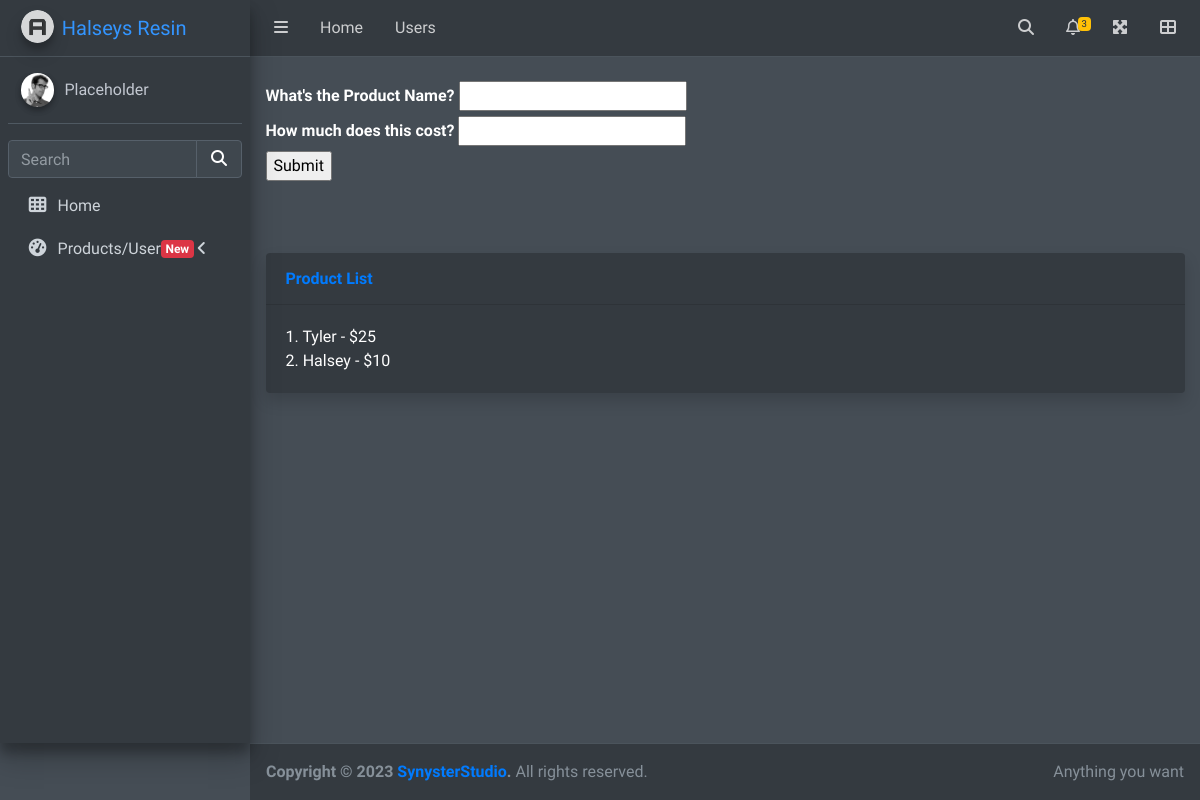
The app's page /products/add, older data.
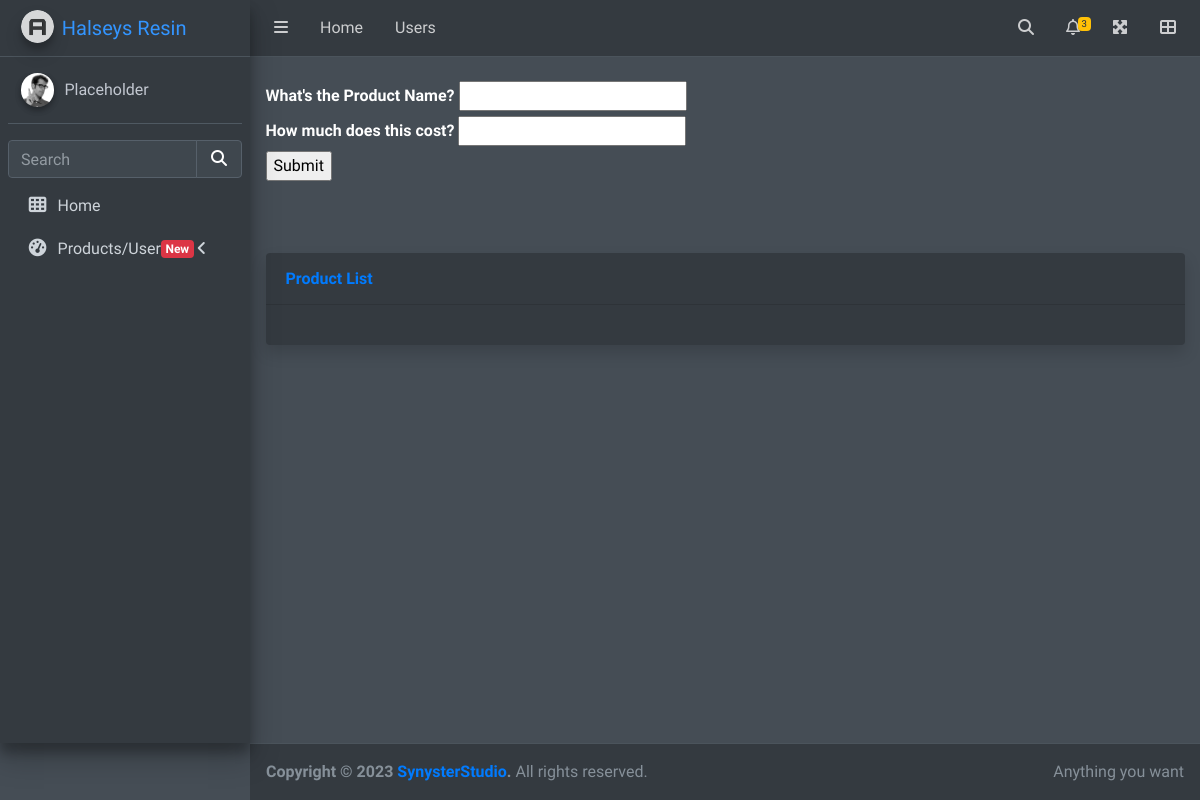
The same page, newer data.
### __init__.py (models this page shows, shortened)
class Products(db.Model):
    id = db.Column(db.Integer, primary_key=True)
    name = db.Column(db.String(20), nullable=False, unique=True)
    price = db.Column(db.String(10))
    date_added = db.Column(db.DateTime, default=datetime.utcnow)

### __init__.py (the view, shortened to what this page needs)
@app.route('/products/add', methods=['GET', 'POST'])
def AddProduct():
    name = None
    price = None
    form = ProductForm()
    our_products = Products.query.order_by(Products.date_added)
    return render_template("test/add_product.html", form = form, name=name,our_products=our_products, price=price)

### __init__.py
class ProductForm(FlaskForm):
    name = StringField("What's the Product Name?", validators=[DataRequired()])
    price = StringField("How much does this cost?", validators=[DataRequired()])
    submit = SubmitField("Submit")

### templates/test/add_product.html (shortened to what this page needs)
{% extends 'layout.html' %}
{% block content %}
<div class="">
    <br/>
    <form method="POST">
        {{ form.name.label }}
        {{ form.name }}
        <br/>
        {{ form.price.label }}
        {{ form.price }}
        <br/>
        {{ form.submit() }}
    </form>
    <br/><br/><br/>
    <div class="card shadow mb-4">
      <div class="card-header py-3">
          <h6 class="m-0 font-weight-bold text-primary">Product List</h6>
      </div>
      <div class="card-body">
      {% for our_product in our_products %}
          {{ our_product.id }}. {{ our_product.name }} - ${{ our_product.price }}<br/>
      {% endfor %}
      </div>
  </div>
</div>
    </div>
</div>
{% endblock content %}

### templates/layout.html (shortened to what this page needs)
<!DOCTYPE html>
<html lang="en">
<head>
    <link rel="stylesheet" href="https://kit.fontawesome.com/842838551a.css">
    <link href="{{ url_for('static', filename='css/adminlte.min.css')}}" rel="stylesheet">
</head>
<body class="hold-transition dark-mode sidebar-mini">
    <div class="wrapper">
        <nav class="main-header navbar navbar-expand navbar-dark">
            <ul class="navbar-nav">
                <li class="nav-item">
                    <a class="nav-link" data-widget="pushmenu" href="#" role="button"><i class="fas fa-bars"></i></a>
                </li>
                <li class="nav-item d-none d-sm-inline-block">
                    <a href="{{url_for('index')}}" class="nav-link">Home</a>
                </li>
                <li class="nav-item d-none d-sm-inline-block">
                    <a href="{{url_for('AddUser')}}" class="nav-link">Users</a>
                </li>
            </ul>
            <ul class="navbar-nav ml-auto">
                <li class="nav-item">
                    <a class="nav-link" data-widget="navbar-search" href="#" role="button">
                        <i class="fas fa-search"></i>
                    </a>
                </li>
                <li class="nav-item dropdown">
                    <a class="nav-link" data-toggle="dropdown" href="#">
                        <i class="far fa-bell"></i>
                        <span class="badge badge-warning navbar-badge">3</span>
                    </a>
                </li>
                <li class="nav-item">
                    <a class="nav-link" data-widget="fullscreen" href="#" role="button">
                        <i class="fas fa-expand-arrows-alt"></i>
                    </a>
                </li>
                <li class="nav-item">
                    <a class="nav-link" data-widget="control-sidebar" data-slide="true" href="#" role="button">
                        <i class="fas fa-th-large"></i>
                    </a>
                </li>
            </ul>
        </nav>
        <aside class="main-sidebar sidebar-dark-primary elevation-4">
            <a href="{{url_for('index')}}" class="brand-link">
                <img src="../static/img/AdminLTELogo.png" alt="AdminLTE Logo" class="brand-image img-circle elevation-3"
                    style="opacity: .8">
                <span class="brand-text font-weight-light">Halseys Resin</span>
            </a>
            <div class="sidebar">
                <div class="user-panel mt-3 pb-3 mb-3 d-flex">
                    <div class="image">
                        <img src="../static/img/user2-160x160.jpg" class="img-circle elevation-2" alt="User Image">
                    </div>
                    <div class="info">
                        <a href="#" class="d-block">Placeholder</a>
                    </div>
                </div>
                <div class="form-inline">
                    <div class="input-group" data-widget="sidebar-search">
                        <input class="form-control form-control-sidebar" type="search" placeholder="Search"
                            aria-label="Search">
                        <div class="input-group-append">
                            <button class="btn btn-sidebar">
                                <i class="fas fa-search fa-fw"></i>
                            </button>
                        </div>
                    </div>
                </div>
                <nav class="mt-2">
                    <ul class="nav nav-pills nav-sidebar flex-column" data-widget="treeview" role="menu"
                        data-accordion="false">
                        <li class="nav-item">
                            <a href="{{url_for('index')}}" class="nav-link">
                                <i class="nav-icon fas fa-th"></i>
                                <p>
                                    Home
                                </p>
                            </a>
                        </li>
                        <li class="nav-item menu-closed">
                            <a href="#" class="nav-link">
                                <i class="nav-icon fas fa-tachometer-alt"></i>
                                <p><span class="right badge badge-danger" style="margin-right:32px;">New</span>
                                    Products/Users
                                    <i class="right fas fa-angle-left"></i>
                                </p>
                            </a>
                        </li>
                    </ul>
                </nav>
            </div>
        </aside>
        <div class="content-wrapper">
            <div class="content">
                <div class="container-fluid">
                    {% block content %}
                    {% endblock content %}
                </div>
            </div>
        <footer class="main-footer">
            <div class="float-right d-none d-sm-inline">
                Anything you want
            </div>
            <strong>Copyright &copy; 2023 <a href="https://www.synysterstudio.com">SynysterStudio</a>.</strong> All
            rights reserved.
        </footer>
</body>
</html>

Row changes from the older to the newer data that the page shows:
removed Products: id "1", name "Tyler", price "25"
removed Products: id "2", name "Halsey", price "10"
